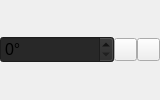
                   <widget class="QWidget" name="widget_16" native="true">
                    <property name="minimumSize">
                     <size>
                      <width>0</width>
                      <height>0</height>
                     </size>
                    </property>
                    <property name="maximumSize">
                     <size>
                      <width>160</width>
                      <height>16777215</height>
                     </size>
                    </property>
                    <layout class="QHBoxLayout" name="horizontalLayout_12">
                     <property name="spacing">
                      <number>0</number>
                     </property>
                     <property name="leftMargin">
                      <number>0</number>
                     </property>
                     <property name="topMargin">
                      <number>0</number>
                     </property>
                     <property name="rightMargin">
                      <number>0</number>
                     </property>
                     <property name="bottomMargin">
                      <number>0</number>
                     </property>
                     <item>
                      <widget class="QSpinBox" name="z_slope_angle">
                       <property name="font">
                        <font>
                         <pointsize>12</pointsize>
                        </font>
                       </property>
                       <property name="styleSheet">
                        <string notr="true">background-color: rgb(40, 40, 40);
alternate-background-color: rgb(40, 40, 40);</string>
                       </property>
                       <property name="suffix">
                        <string>°</string>
                       </property>
                       <property name="maximum">
                        <number>359</number>
                       </property>
                       <property name="value">
                        <number>0</number>
                       </property>
                      </widget>
                     </item>
                     <item>
                      <widget class="QPushButton" name="lPushButton_9">
                       <property name="sizePolicy">
                        <sizepolicy hsizetype="Fixed" vsizetype="Fixed">
                         <horstretch>0</horstretch>
                         <verstretch>0</verstretch>
                        </sizepolicy>
                       </property>
                       <property name="maximumSize">
                        <size>
                         <width>23</width>
                         <height>23</height>
                        </size>
                       </property>
                       <property name="text">
                        <string/>
                       </property>
                       <property name="icon">
                        <iconset>
                         <normaloff>.rsrc/res/drawable/arrowrlbtn21a.png</normaloff>.rsrc/res/drawable/arrowrlbtn21a.png</iconset>
                       </property>
                      </widget>
                     </item>
                     <item>
                      <widget class="QPushButton" name="rPushButton_9">
                       <property name="sizePolicy">
                        <sizepolicy hsizetype="Fixed" vsizetype="Fixed">
                         <horstretch>0</horstretch>
                         <verstretch>0</verstretch>
                        </sizepolicy>
                       </property>
                       <property name="maximumSize">
                        <size>
                         <width>23</width>
                         <height>23</height>
                        </size>
                       </property>
                       <property name="text">
                        <string/>
                       </property>
                       <property name="icon">
                        <iconset>
                         <normaloff>.rsrc/res/drawable/arrowlrbtn21a.png</normaloff>.rsrc/res/drawable/arrowlrbtn21a.png</iconset>
                       </property>
                      </widget>
                     </item>
                    </layout>
                   </widget>
